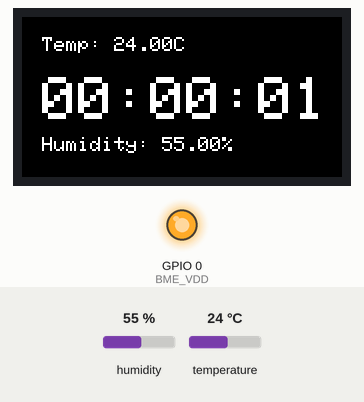
This program was run on a simulated ESP32-C3. Parts: 160×80 colour display, output pins drawn as LEDs (lit = HIGH). Inputs (shaded band) come from the test bench; at power-on: humidity 55 %, temperature 24 °C. Nothing arrives over Bluetooth unless stated; a phone connects over Bluetooth LE 3 s after start.

Above: at 1.6 s.
1.7 s: humidity set to 22 %
At 2.8 s:
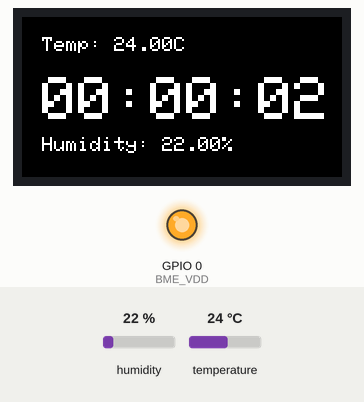
4.5 s: temperature set to 12 °C
At 5.7 s:
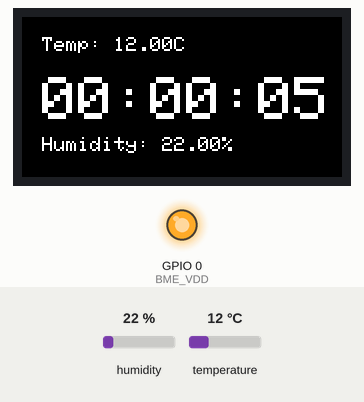
7.5 s: humidity set to 40 %
At 8.8 s:
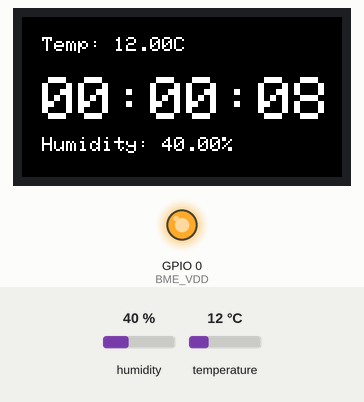
10.5 s: temperature set to 19 °C
At 11.5 s:
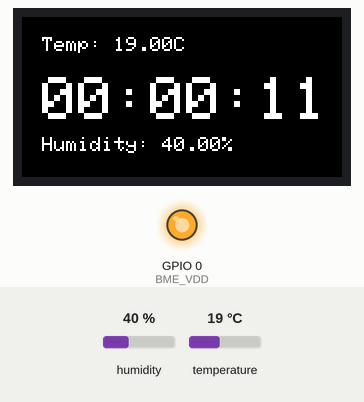
Timing chart, 0 to 13.5 s (numbered marks = the images above; inputs shaded):
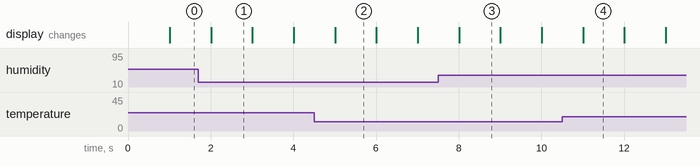

Measured:
- what the display in image 1 shows lasts 1.0 s, from 2.0 s to 3.0 s

The program:

main.cpp
```cpp
#include <Arduino.h>
#include <ArduinoBLE.h>
#include <Adafruit_GFX.h>
#include <Adafruit_ST7735.h>
#include <Adafruit_BME280.h>
#include "MyClock.h"

#define TFT_MOSI 21
#define TFT_SCLK 20
#define TFT_CS 10
#define TFT_DC 9
#define TFT_RST 8

#define BME_SDA 3
#define BME_SCL 2
#define BME_GND 1
#define BME_VDD 0

#define SERVICE_UUID "55c02300-ea68-4a19-a11d-b117f4e2f2c1"
BLEService bleService(SERVICE_UUID);
BLECharCharacteristic bleHoursChar("0001", BLEWrite | BLERead | BLENotify);
BLEDescriptor bleHoursDescriptor("2901", "Current Hours");
BLECharCharacteristic bleMinutesChar("0002", BLEWrite | BLERead | BLENotify);
BLEDescriptor bleMinutesDescriptor("2901", "Current Minutes");
BLECharCharacteristic bleSecondsChar("0003", BLEWrite | BLERead | BLENotify);
BLEDescriptor bleSecondsDescriptor("2901", "Current Seconds");

MyClock myclock;

Adafruit_ST7735 tft = Adafruit_ST7735(TFT_CS, TFT_DC, TFT_MOSI, TFT_SCLK, TFT_RST);
Adafruit_BME280 bme;

void setup() {

  BLE.begin();
  BLE.setLocalName("espclock");
  BLE.setAdvertisedService(bleService);

  bleService.addCharacteristic(bleHoursChar);
  bleHoursChar.addDescriptor(bleHoursDescriptor);
  bleService.addCharacteristic(bleMinutesChar);
  bleMinutesChar.addDescriptor(bleMinutesDescriptor);
  bleService.addCharacteristic(bleSecondsChar);
  bleSecondsChar.addDescriptor(bleSecondsDescriptor);

  BLE.addService(bleService);
  BLE.advertise();

  myclock.setHours(0);
  myclock.setMinutes(0);
  myclock.setSeconds(0);

  tft.initR(INITR_MINI160x80_PLUGIN);
  tft.setRotation(1);
  tft.fillScreen(ST7735_BLACK);
  tft.setTextColor(ST7735_WHITE);

  // set up ground for BME280
  pinMode(BME_GND, OUTPUT);
  digitalWrite(BME_GND, LOW);

  // set up power for BME280
  pinMode(BME_VDD, OUTPUT);
  digitalWrite(BME_VDD, HIGH);

  Wire.setPins(BME_SDA, BME_SCL);
  bme.begin(0x76);
}

void clockUpdate(Adafruit_GFX* tft) {
  std::tuple<bool, bool, bool> updated = myclock.update();

  if (std::get<0>(updated)) {
    bleSecondsChar.writeValue(myclock.getSeconds());
    tft->fillRect(110, 25, 45, 30, ST7735_BLACK);
  }

  if(std::get<1>(updated)) {
    bleMinutesChar.writeValue(myclock.getMinutes());
    tft->fillRect(60, 25, 45, 30, ST7735_BLACK);
  }
  if(std::get<2>(updated)) {
     bleHoursChar.writeValue(myclock.getHours());
     tft->fillRect(8, 25, 45, 30, ST7735_BLACK);
  }

  if (std::get<0>(updated) || std::get<1>(updated) || std::get<2>(updated)) {
    tft->setFont();
    tft->setTextSize(3);
    tft->setCursor(10, 30);
    tft->printf("%02d:%02d:%02d", myclock.getHours(), myclock.getMinutes(), myclock.getSeconds());

    tft->setTextSize(1);

    tft->fillRect(10, 10, 100, 10, ST7735_BLACK);
    tft->setCursor(10, 10);
    tft->printf("Temp: %.2fC", bme.readTemperature());

    tft->fillRect(10, 60, 100,10, ST7735_BLACK);
    tft->setCursor(10, 60);
    tft->printf("Humidity: %.2f%%", bme.readHumidity());
  }
}


void loop() {
  BLEDevice central = BLE.central();
  if(central) {
    while(central.connected()) {
      clockUpdate(&tft);
      if(bleHoursChar.written()) {
        myclock.setHours(bleHoursChar.value());
        tft.fillRect(8, 25, 45, 30, ST7735_BLACK);
      }
      if(bleMinutesChar.written()) {
        myclock.setMinutes(bleMinutesChar.value());
        tft.fillRect(60, 25, 45, 30, ST7735_BLACK);
      }
      if(bleSecondsChar.written()) {
        myclock.setSeconds(bleSecondsChar.value());
        // rect fill not needed as is done every second.
      }
    }
  }

  clockUpdate(&tft);
}
```

MyClock.h
```cpp
#pragma once

#include <Arduino.h>

class MyClock
{
public:
  MyClock()
  {
    hours = 0;
    minutes = 0;
    seconds = 0;
  }

  void setHours(char value)
  {
    hours = value;
  }

  void setMinutes(char value)
  {
    minutes = value;
  }

  void setSeconds(char value)
  {
    seconds = value;
  }

  char getHours()
  {
    return hours;
  }

  char getMinutes()
  {
    return minutes;
  }

  char getSeconds()
  {
    return seconds;
  }

  std::tuple<bool, bool, bool> update()
  {
    bool updatedS = false;
    bool updatedM = false;
    bool updatedH = false;

    unsigned long now = millis();
    if (now - lastUpdate >= 1000)
    {
      updatedS = true;
      lastUpdate = now;
      if (seconds < 59)
      {
        seconds++;
      }
      else
      {
        seconds = 0;
        updatedM = true;
        if (minutes < 59)
        {
          minutes++;
        }
        else
        {
          minutes = 0;
          updatedH = true;
          if (hours < 23)
          {
            hours++;
          }
          else
          {
            hours = 0;
          }
        }
      }
    }
    return {updatedS, updatedM, updatedH};
  }

private:
  char hours;
  char minutes;
  char seconds;
  unsigned long lastUpdate;
};
```
